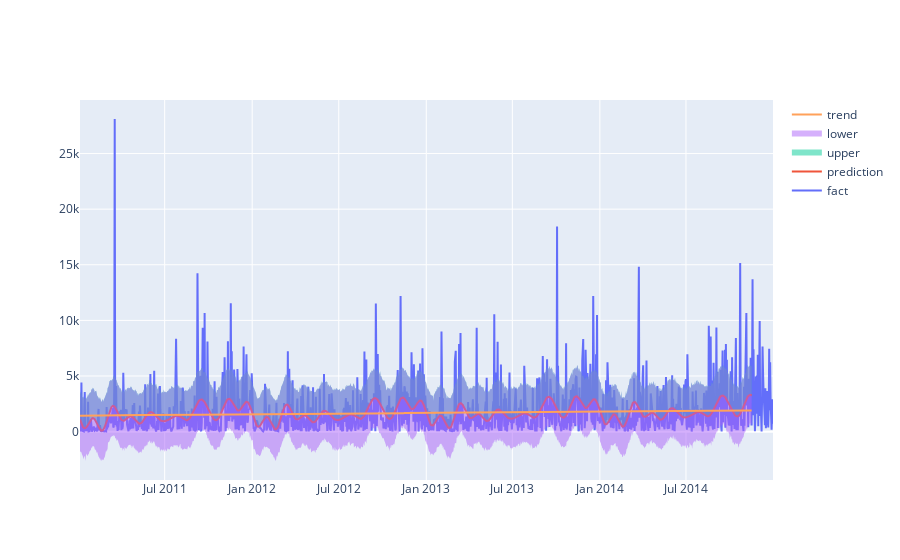

Notebook cell for this chart:
### Code cell
# Рисуем график с границами прогноза
from plotly.offline import download_plotlyjs, init_notebook_mode, plot, iplot
import plotly.graph_objs as go
init_notebook_mode(connected = True)

iplot([
    go.Scatter(x=df['ds'], y=df['y'], name='fact'),
    go.Scatter(x=forecast['ds'], y=forecast['yhat'], name='prediction'),
    go.Scatter(x=forecast['ds'], y=forecast['yhat_upper'], fill='tonexty', mode='none', name='upper'),
    go.Scatter(x=forecast['ds'], y=forecast['yhat_lower'], fill='tonexty', mode='none', name='lower'),
    go.Scatter(x=forecast['ds'], y=forecast['trend'], name='trend')
])

### Figure 1 — Plotly figure (JSON) as saved in the notebook; plotly's stock layout.template omitted (floating-point values rounded to 4 significant figures; data arrays with more than 128 entries replaced by an {"elided": "..."} marker saying what was removed)
{"data": [{"name": "fact", "type": "scatter", "x": {"elided": "1238 str values"}, "y": {"elided": "1238 float values"}}, {"name": "prediction", "type": "scatter", "x": {"elided": "1238 str values"}, "y": {"elided": "1238 float values"}}, {"fill": "tonexty", "mode": "none", "name": "upper", "type": "scatter", "x": {"elided": "1238 str values"}, "y": {"elided": "1238 float values"}}, {"fill": "tonexty", "mode": "none", "name": "lower", "type": "scatter", "x": {"elided": "1238 str values"}, "y": {"elided": "1238 float values"}}, {"name": "trend", "type": "scatter", "x": {"elided": "1238 str values"}, "y": {"elided": "1238 float values"}}], "layout": {}}
